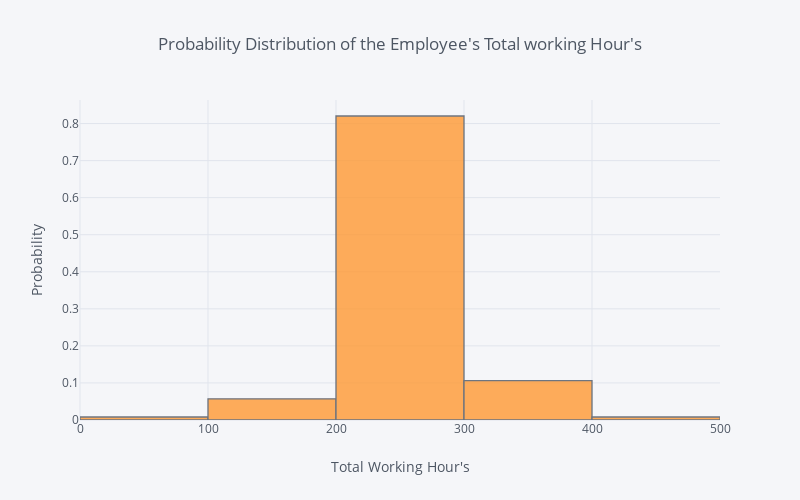

Notebook source saved alongside this figure:
### Markdown cell above
### Distributions of the Numerical variables:

### Code cell
#checking the distriburion of the Total working hour's column. 

#Total working hours of the employee's logged: 
#Let's plot the probability Distribution on the column so  that we can understand the %of employee's working hour's
train['TotalWorkingHours'].iplot(kind='histogram', dimensions=(800,500), xTitle="Total Working Hour's", 
                                 yTitle="Probability", 
                                 title="Probability Distribution of the Employee's Total working Hour's", 
                                 histnorm='probability', bins=6)

### Figure 1 — Plotly figure (JSON) as saved in the notebook; plotly's stock layout.template omitted (floating-point values rounded to 4 significant figures; data arrays with more than 128 entries replaced by an {"elided": "..."} marker saying what was removed)
{"data": [{"histfunc": "count", "histnorm": "probability", "marker": {"color": "rgba(255, 153, 51, 1.0)", "line": {"color": "#4D5663", "width": 1.3}}, "name": "TotalWorkingHours", "nbinsx": 6, "opacity": 0.8, "orientation": "v", "type": "histogram", "uid": "7727fef7-2061-4400-a21d-a9e81c2a836f", "x": {"elided": "245 float values"}}], "layout": {"barmode": "overlay", "height": 500, "legend": {"bgcolor": "#F5F6F9", "font": {"color": "#4D5663"}}, "paper_bgcolor": "#F5F6F9", "plot_bgcolor": "#F5F6F9", "title": {"font": {"color": "#4D5663"}, "text": "Probability Distribution of the Employee's Total working Hour's"}, "width": 800, "xaxis": {"autorange": true, "gridcolor": "#E1E5ED", "range": [0, 500], "showgrid": true, "tickfont": {"color": "#4D5663"}, "title": {"font": {"color": "#4D5663"}, "text": "Total Working Hour's"}, "type": "linear", "zerolinecolor": "#E1E5ED"}, "yaxis": {"autorange": true, "gridcolor": "#E1E5ED", "range": [0, 0.8636], "showgrid": true, "tickfont": {"color": "#4D5663"}, "title": {"font": {"color": "#4D5663"}, "text": "Probability"}, "zerolinecolor": "#E1E5ED"}}}
